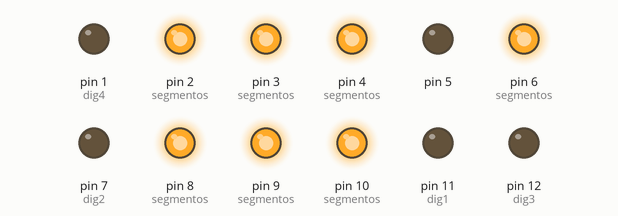
This sketch was run on a simulated Arduino Uno, built with avr-gcc and run on an emulated ATmega328P. Shown: output pins drawn as LEDs (lit = HIGH). At 0.0 s the program stops and its outputs stay as they are.

Above: at 0.1 s.
Timing chart, 0 to 1.5 s (numbered marks = the images above):
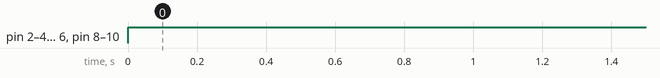

Measured:
- by itself, pin 2 (segmentos), pin 3 (segmentos), pin 4 (segmentos), pin 6 (segmentos), pin 8 (segmentos), pin 9 (segmentos), pin 10 (segmentos): LOW → HIGH at 0.00 s

The sketch:

script.ino
```cpp
// Ponto
int dp = 5;

// Segmentos
int a = 2;
int b = 4;
int c = 10;
int d = 9;
int e = 8;
int f = 3;
int g = 6;

// Digitos
int dig1 = 11;
int dig2 = 7;
int dig3 = 12;
int dig4 = 1;

int buttonState = 0;

// Array de segmentos.
byte segmentos[7] = { a,b,c,d,e,f,g };

// Array de dígitos.
byte digitos[4] = { dig1,dig2,dig3,dig4 };

// Array de bits dos números
byte bitsNumeros[4][7] = { { 0,1,1,1,1,1,0 },  // = U
                            { 1,0,0,1,1,1,1 },  // = E
                            { 1,1,0,0,1,1,1 },  // = P
                            { 1,1,1,1,1,1,1 },  // = B
                          };
// Atributos de acumuladores.
int acm = 0;
int acmNumeros = 0;
int acmSegmentos = 0;

// Habilitar dígito.
void habilitarDigito(int digito)
{
      if (digito == 1)
          digitalWrite(dig1, LOW);
      else if (digito == 2)
          digitalWrite(dig2, LOW);
      else if (digito == 3)
          digitalWrite(dig3, LOW);
      else if (digito == 4)
          digitalWrite(dig4, LOW);
}

// Desabilitar todos os digitos.
void desabilitarDigitos()
{
      digitalWrite(dig1, HIGH);
      digitalWrite(dig2, HIGH);
      digitalWrite(dig3, HIGH);
      digitalWrite(dig4, HIGH);
}


boolean infinito = true;
void setup()
{
    // Iniciando pinos do arduino.
    for(acm=1; acm <= 12; acm++)
        pinMode(acm,OUTPUT);

    while (infinito == true)
        loopInfinito();
}

void loop(){}

// Imprime o número no display a partir dos segmentos do array.
void construirSegmentosDigitos(int numero)
{
      for (acmSegmentos=0; acmSegmentos < 7; acmSegmentos++) // Com 7 segmentos.
      {
          if (bitsNumeros[numero][acmSegmentos] == 1)
              digitalWrite(segmentos[acmSegmentos], HIGH);
          else
              digitalWrite(segmentos[acmSegmentos], LOW);
      }
}
// Laço de número até o valor máximo.
void loopInfinito(){
    /*desabilitarDigitos();
    habilitarDigito(1);
    construirSegmentosDigitos(0);
    delay(3);
    desabilitarDigitos();
    habilitarDigito(2);
    construirSegmentosDigitos(1);
    delay(3);
    desabilitarDigitos();
    habilitarDigito(3);
    construirSegmentosDigitos(2);
    delay(3);
    desabilitarDigitos();
    habilitarDigito(4);*/
    construirSegmentosDigitos(3);
    //delay(3);
}
```
